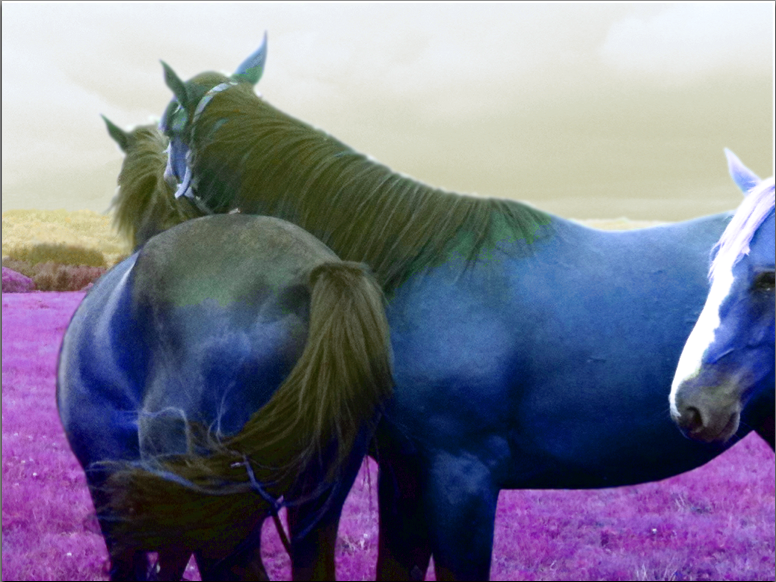
//> input picture intro/horse-hsv.png, 776 x 582 px, given in place of lena_color_10000.png, which was not available
$ ./pixels-loops horse-hsv.png   (built with g++ and OpenCV 4)
//> lines starting //> are read from the running program, lines starting //| are printed output that depends on the picture; pictures that were not available may be replaced by others from this repository, and a replacement may not be noted
#include <iostream>
#include <cstdlib>
#include <cstdio>

#include <opencv2/opencv.hpp>

using namespace cv;
using namespace std;

void
process(const char* imsname)
{
//> called with imsname = "horse-hsv.png"
  (void) imsname;
  std::cout<<"\n\n\n ===================================================\n EXERCICE 3 : PIXELS LOOPS \n ===================================================" <<std::endl;

  //Resize "lena_color.png" and save the bigger image "lena_color_10000.png" into "data" folder
  string st = "convert -resize 10240 "+ std::string(imsname) + " ../data/lena_color_10000.png";
  cout << "Creating a bigger image..." << endl;
  system(st.c_str());
  cout << "... Done!" << endl;
  Mat ims = imread("../data/lena_color_10000.png",CV_LOAD_IMAGE_COLOR);
//> ims is the input picture: 582 rows x 776 cols, CV_8UC3; mean B, G, R 139.6, 118.3, 118.6
  Size s = ims.size();
//> s = Size(776, 582)
  std::cout<<"Image size H = " << s.height << " W = " << s.width << "\n" <<std::endl;
//| Image size H = 582 W = 776

  //=======================================================================
  //Proceed with the 'pointer' method
  //=======================================================================
  //Get the number of cycles passed
  double t = (double)getTickCount();
  for(int r = 0; r < ims.rows; r++) {
    // We obtain a pointer to the beginning of row r
    Vec3b* ptr = ims.ptr<Vec3b>(r);
    for(int c = 0; c < ims.cols; c++) {
      // We invert the blue and red values of the pixel
      ptr[c] = Vec3b(64*ptr[c][0]/64+64/2, 64*ptr[c][1]/64+64/2, 64*ptr[c][2]/64+64/2);
    }
  }
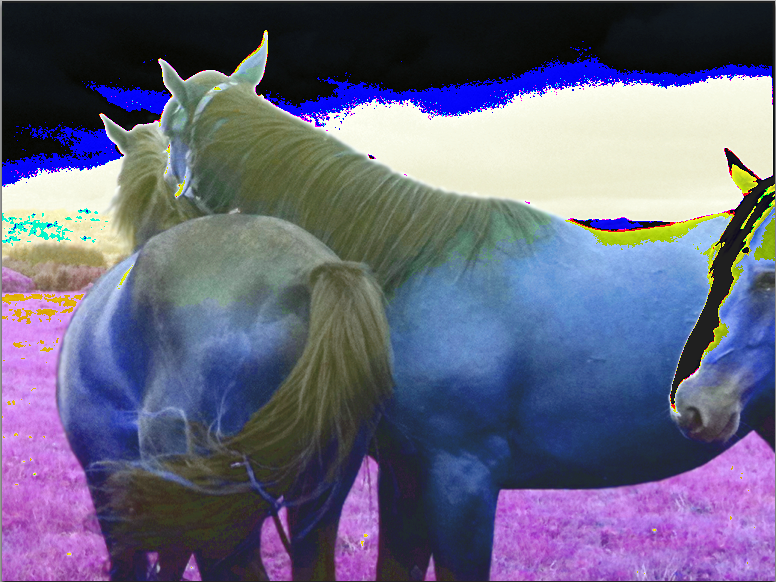
//> ims: 582 rows x 776 cols, CV_8UC3; mean B, G, R 127.3, 101.2, 101.6
  //Convert the number of cycles passed into seconds
  t = ((double)getTickCount() - t)/getTickFrequency();
  cout << "Access with pointers. Times passed in seconds: " << t << endl;


  //=======================================================================
  //Proceed with the 'iterator' method
  //=======================================================================
  t = (double)getTickCount();
  Mat_<Vec3b>::iterator it = ims.begin<Vec3b>();
  Mat_<Vec3b>::iterator itEnd = ims.end<Vec3b>();
  for( ; it != itEnd; ++it)
  {
    (*it)[0] = 64*(*it)[0]/64+64/2;
    (*it)[1] = 64*(*it)[1]/64+64/2;
    (*it)[2] = 64*(*it)[2]/64+64/2;
  }
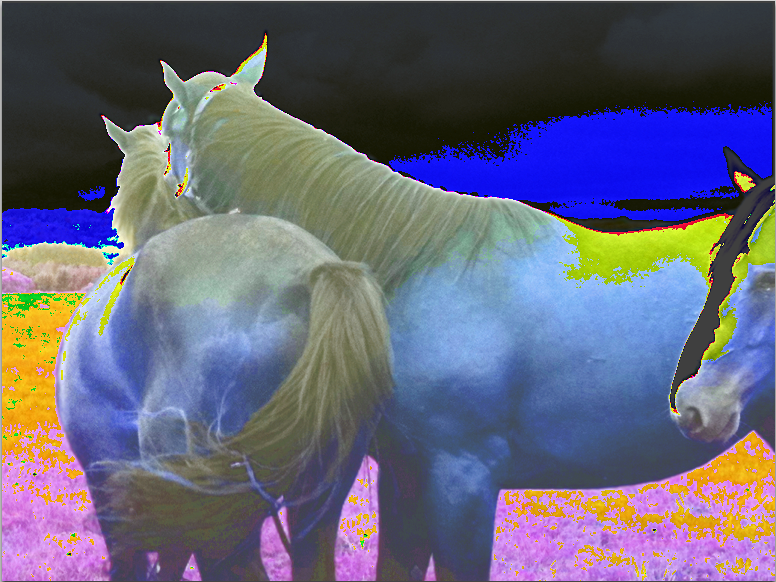
//> ims: 582 rows x 776 cols, CV_8UC3; mean B, G, R 123.3, 101.4, 101.7
  t = ((double)getTickCount() - t)/getTickFrequency();
  cout << "Access with iterators. Times passed in seconds: " << t << endl;


  //=======================================================================
  //Proceed with the 'at' method
  //=======================================================================
  t = (double)getTickCount();
  // do something ...
  for (int i = 0; i < s.height; i++){
		for(int j = 0; j < s.width; j++){
			ims.at<Vec3b>(i, j)[0] = 64*ims.at<Vec3b>(i, j)[0]/64 + 64/2;
      ims.at<Vec3b>(i, j)[1] = 64*ims.at<Vec3b>(i, j)[1]/64 + 64/2;
      ims.at<Vec3b>(i, j)[2] = 64*ims.at<Vec3b>(i, j)[2]/64 + 64/2;
		}
	}
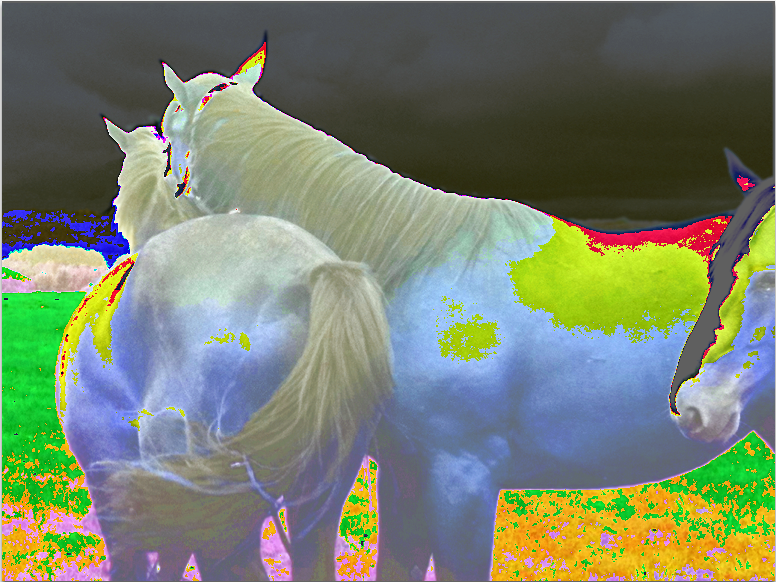
//> ims: 582 rows x 776 cols, CV_8UC3; mean B, G, R 110.6, 130, 119.8
  t = ((double)getTickCount() - t)/getTickFrequency();
  cout << "Access with 'at' method. Times passed in seconds: " << t << endl;


  //=======================================================================
  //Proceed with opencv operator redefinition
  //=======================================================================
  t = (double)getTickCount();
  ims = 64*ims/64+64/2;
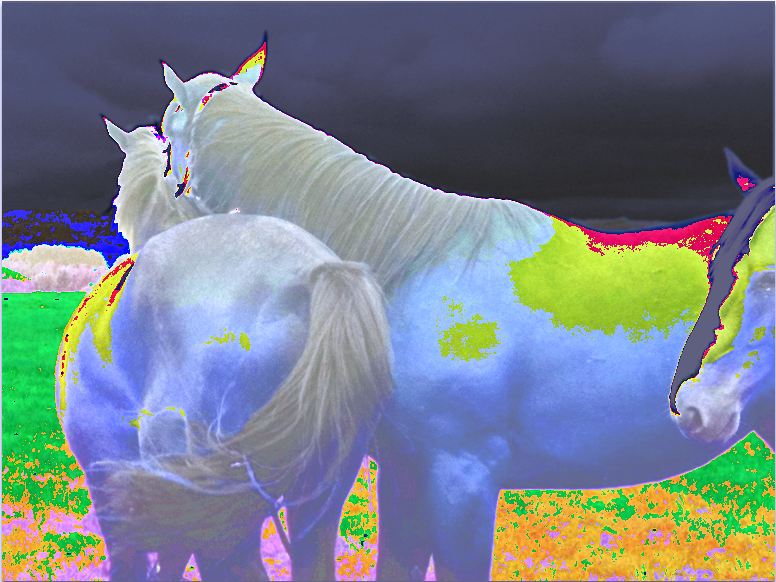
//> ims: 582 rows x 776 cols, CV_8UC3; mean B, G, R 141.1, 130, 119.8
  t = ((double)getTickCount() - t)/getTickFrequency();
  cout << "Access with opencv operator redinition. Times passed in seconds: " << t << endl;
}

void
usage (const char *s)
{
  fprintf(stderr, "Usage: %s imsname\n", s);
  exit(EXIT_FAILURE);
}

#define param 1
int
main( int argc, char* argv[] )
{
  if(argc != (param+1))
    usage(argv[0]);
  process(argv[1]);
  return EXIT_SUCCESS;
}
